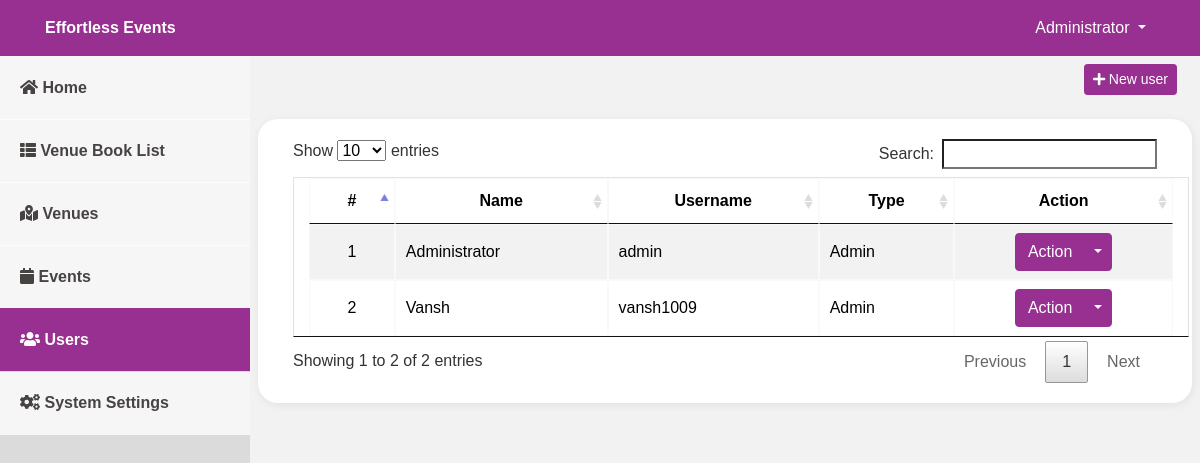
Page /admin/index.php?page=users (signed in) on the committed database.
### tables this page shows
CREATE TABLE `users` (
  `id` int(30) NOT NULL,
  `name` text NOT NULL,
  `username` varchar(200) NOT NULL,
  `password` text NOT NULL,
  `type` tinyint(1) NOT NULL DEFAULT 2 COMMENT '1=Admin,2=Staff'
);

### admin/users.php (the view, shortened to what this page needs)
<div class="container-fluid">
	<div class="row">
	<div class="col-lg-12">
			<button class="btn btn-theme float-right btn-sm" id="new_user"><i class="fa fa-plus"></i> New user</button>
	</div>
	</div>
	<br>
	<div class="row">
		<div class="card col-lg-12">
			<div class="card-body">
				<table class="table-striped table-bordered col-md-12">
			<thead>
				<tr>
					<th class="text-center">#</th>
					<th class="text-center">Name</th>
					<th class="text-center">Username</th>
					<th class="text-center">Type</th>
					<th class="text-center">Action</th>
				</tr>
			</thead>
			<tbody>
				<?php
 					include 'db_connect.php';
 					$type = array("","Admin","Staff");
 					$users = $conn->query("SELECT * FROM users order by name asc");
 					$i = 1;
 					while($row= $users->fetch_assoc()):
				 ?>
				 <tr>
				 	<td class="text-center">
				 		<?php echo $i++ ?>
				 	</td>
				 	<td>
				 		<?php echo ucwords($row['name']) ?>
				 	</td>
				 	<td>
				 		<?php echo $row['username'] ?>
				 	</td>
				 	<td>
				 		<?php echo $type[$row['type']] ?>
				 	</td>
				 	<td>
				 		<center>
								<div class="btn-group">
								  <button type="button" class="btn btn-theme">Action</button>
								  <button type="button" class="btn btn-theme dropdown-toggle dropdown-toggle-split" data-toggle="dropdown" aria-haspopup="true" aria-expanded="false">
								  </button>
								</div>
								</center>
				 	</td>
				 </tr>
				<?php endwhile; ?>
			</tbody>
		</table>
			</div>
		</div>
	</div>
</div>

### admin/assets/css/style.css (style rules this page uses)
body { font-family: "Montserrat", sans-serif; color: #000; width: 100%; height: calc(100%); }
.card { box-shadow: 1px 2px 10px #00000012;border: none;border-radius: 20px; }
.btn-theme { background-color: #973090;border-color: #973090;color: #fff; }
.table-bordered td, .table-bordered th { border: 1px solid #f9f9f9; }

### admin/index.php (style rules this page uses)
body { background: #f2f2f2; }

### rows in the picture
users: name "Administrator", username "admin", type "Admin"
users: name "Vansh", username "vansh1009", type "Admin"

### other values in the picture
$_SESSION['system']['name'] "Effortless Events"
$_SESSION['login_name'] "Administrator"
